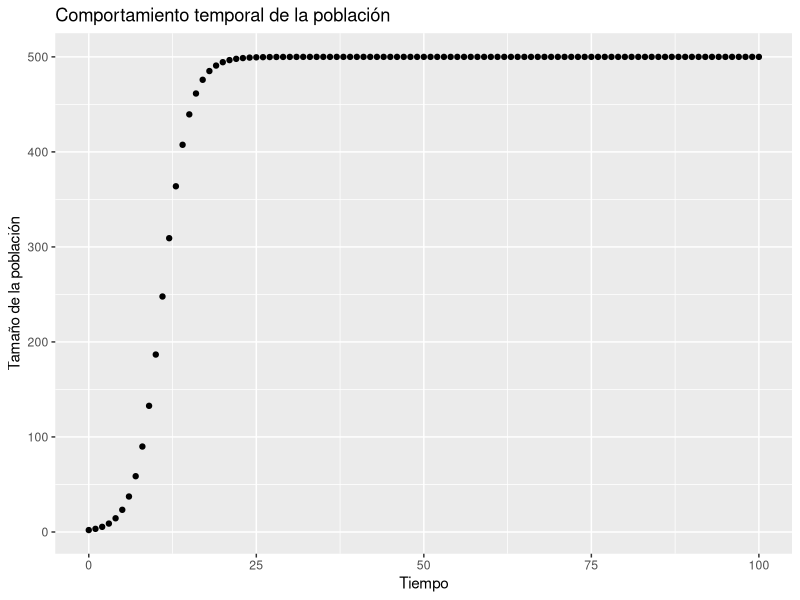

The R source for this figure:
# 1 - Librerías necesarias
install.packages("ggplot2")
library(ggplot2)

# 2 - Definición de la función
#     R  = índice de proliferación
#     K  = capacidad de carga del entorno
#     N0 = población en el tiempo inicial
#     Tf = tiempo final (puede ser cualquier valor entero)
BevertonHolt = function(R, K, N0, Tf){
  poblacion = numeric()

  for(t in 0:Tf){
    Nt = (K * N0)/(N0 + (K - N0)* exp(-R*t)) 
    poblacion <- c(poblacion, Nt) 
  }
  
  return(poblacion)
}

# 3 - Prueba de la función con R = 0.5, K = 500, población inicial de 2 individuos
evolucion_temporal <- BevertonHolt(0.5, 500, 2, 100)
tiempo = 0:100

# 4 - Creación de un dataframe para almacenar 
grafico <- data.frame(evolucion_temporal, tiempo)

# 5- Gráfico del comportamiento de la población
comportamiento <- ggplot(grafico, 
                         aes(x = tiempo, 
                             y = evolucion_temporal)) + 
                  geom_point() + 
                  labs(title = "Comportamiento temporal de la población", 
                           x = "Tiempo", 
                           y = "Tamaño de la población")

# 6 - En caso de que K sea aleatoria y siga una distribución normal con media y desvío conocidos, puede adaptarse así:
BevertonHolt = function(R, N0, Tf){
  poblacion = numeric()

  for(i in 1:Tf){
    K <- rnorm(1, Media, DesvíoEstándar)
    Nt = (K * N0)/(N0 + (K - N0)* exp(-R*i)) 
    poblacion <- c(poblacion, Nt) 
    }

  return(poblacion)
}